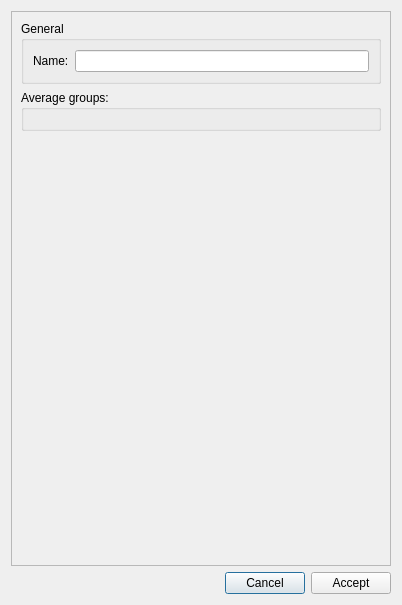
<?xml version="1.0" encoding="UTF-8"?>
<ui version="4.0">
 <class>groupAverageDialog</class>
 <widget class="QDialog" name="groupAverageDialog">
  <property name="geometry">
   <rect>
    <x>0</x>
    <y>0</y>
    <width>402</width>
    <height>605</height>
   </rect>
  </property>
  <property name="windowTitle">
   <string>Group average</string>
  </property>
  <layout class="QVBoxLayout" name="verticalLayout">
   <item>
    <widget class="QScrollArea" name="scrollArea">
     <property name="minimumSize">
      <size>
       <width>0</width>
       <height>0</height>
      </size>
     </property>
     <property name="verticalScrollBarPolicy">
      <enum>Qt::ScrollBarAsNeeded</enum>
     </property>
     <property name="horizontalScrollBarPolicy">
      <enum>Qt::ScrollBarAsNeeded</enum>
     </property>
     <property name="sizeAdjustPolicy">
      <enum>QAbstractScrollArea::AdjustToContents</enum>
     </property>
     <property name="widgetResizable">
      <bool>true</bool>
     </property>
     <widget class="QWidget" name="scrollAreaWidgetContents">
      <property name="geometry">
       <rect>
        <x>0</x>
        <y>0</y>
        <width>382</width>
        <height>554</height>
       </rect>
      </property>
      <property name="minimumSize">
       <size>
        <width>0</width>
        <height>0</height>
       </size>
      </property>
      <layout class="QGridLayout" name="gridLayout_2">
       <item row="1" column="0">
        <widget class="QGroupBox" name="groupBoxAverageGroups">
         <property name="minimumSize">
          <size>
           <width>350</width>
           <height>0</height>
          </size>
         </property>
         <property name="title">
          <string>Average groups:</string>
         </property>
         <layout class="QGridLayout" name="gridLayout"/>
        </widget>
       </item>
       <item row="2" column="0">
        <spacer name="verticalSpacer">
         <property name="orientation">
          <enum>Qt::Vertical</enum>
         </property>
         <property name="sizeHint" stdset="0">
          <size>
           <width>20</width>
           <height>40</height>
          </size>
         </property>
        </spacer>
       </item>
       <item row="0" column="0">
        <widget class="QGroupBox" name="groupBoxGeneral">
         <property name="title">
          <string>General</string>
         </property>
         <layout class="QGridLayout" name="gridLayout_3">
          <item row="0" column="0">
           <widget class="QLabel" name="labelName">
            <property name="text">
             <string>Name:</string>
            </property>
           </widget>
          </item>
          <item row="0" column="1">
           <widget class="QLineEdit" name="lineEditName"/>
          </item>
         </layout>
        </widget>
       </item>
      </layout>
     </widget>
    </widget>
   </item>
   <item>
    <layout class="QHBoxLayout" name="horizontalLayout">
     <item>
      <spacer name="horizontalSpacer">
       <property name="orientation">
        <enum>Qt::Horizontal</enum>
       </property>
       <property name="sizeHint" stdset="0">
        <size>
         <width>40</width>
         <height>20</height>
        </size>
       </property>
      </spacer>
     </item>
     <item>
      <widget class="QPushButton" name="pushButtonCancel">
       <property name="text">
        <string>Cancel</string>
       </property>
      </widget>
     </item>
     <item>
      <widget class="QPushButton" name="pushButtonCompute">
       <property name="text">
        <string>Accept</string>
       </property>
      </widget>
     </item>
    </layout>
   </item>
  </layout>
 </widget>
 <resources/>
 <connections>
  <connection>
   <sender>pushButtonCancel</sender>
   <signal>clicked()</signal>
   <receiver>groupAverageDialog</receiver>
   <slot>reject()</slot>
   <hints>
    <hint type="sourcelabel">
     <x>116</x>
     <y>197</y>
    </hint>
    <hint type="destinationlabel">
     <x>18</x>
     <y>131</y>
    </hint>
   </hints>
  </connection>
  <connection>
   <sender>pushButtonCompute</sender>
   <signal>clicked()</signal>
   <receiver>groupAverageDialog</receiver>
   <slot>accept()</slot>
   <hints>
    <hint type="sourcelabel">
     <x>319</x>
     <y>197</y>
    </hint>
    <hint type="destinationlabel">
     <x>47</x>
     <y>149</y>
    </hint>
   </hints>
  </connection>
 </connections>
 <slots>
  <slot>acceptBatch()</slot>
 </slots>
</ui>
